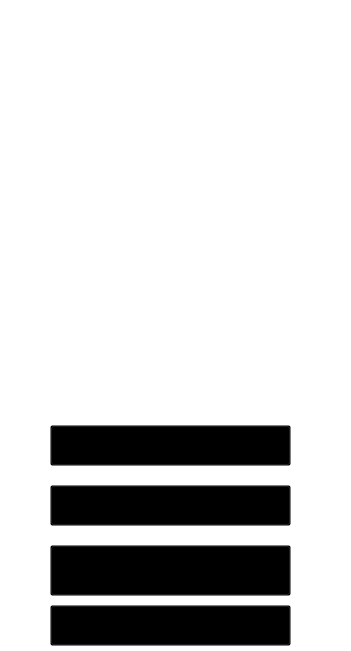
   <widget class="QFrame" name="frame_7">
    <property name="geometry">
     <rect>
      <x>750</x>
      <y>50</y>
      <width>351</width>
      <height>651</height>
     </rect>
    </property>
    <property name="styleSheet">
     <string notr="true">background-color: transparent;</string>
    </property>
    <property name="frameShape">
     <enum>QFrame::StyledPanel</enum>
    </property>
    <property name="frameShadow">
     <enum>QFrame::Raised</enum>
    </property>
    <widget class="QListWidget" name="OutcomeList">
     <property name="geometry">
      <rect>
       <x>0</x>
       <y>250</y>
       <width>175</width>
       <height>145</height>
      </rect>
     </property>
     <property name="styleSheet">
      <string notr="true">background-color: transparent;
font: 10pt &quot;Lucida Calligraphy&quot;;
color: rgb(255, 0, 0);</string>
     </property>
     <property name="editTriggers">
      <set>QAbstractItemView::NoEditTriggers</set>
     </property>
     <property name="selectionMode">
      <enum>QAbstractItemView::NoSelection</enum>
     </property>
    </widget>
    <widget class="QListWidget" name="IncomeList">
     <property name="geometry">
      <rect>
       <x>175</x>
       <y>250</y>
       <width>175</width>
       <height>145</height>
      </rect>
     </property>
     <property name="styleSheet">
      <string notr="true">background-color: transparent;
font: 10pt &quot;Lucida Calligraphy&quot;;
color:rgb(0, 170, 0);</string>
     </property>
     <property name="editTriggers">
      <set>QAbstractItemView::NoEditTriggers</set>
     </property>
     <property name="selectionMode">
      <enum>QAbstractItemView::NoSelection</enum>
     </property>
    </widget>
    <widget class="QFrame" name="SlidingFrame">
     <property name="geometry">
      <rect>
       <x>0</x>
       <y>395</y>
       <width>351</width>
       <height>251</height>
      </rect>
     </property>
     <property name="frameShape">
      <enum>QFrame::StyledPanel</enum>
     </property>
     <property name="frameShadow">
      <enum>QFrame::Raised</enum>
     </property>
     <widget class="QPushButton" name="HousingSlider">
      <property name="geometry">
       <rect>
        <x>50</x>
        <y>30</y>
        <width>241</width>
        <height>41</height>
       </rect>
      </property>
      <property name="styleSheet">
       <string notr="true">font: 15pt &quot; Monotype Corsiva&quot;;
background-color:transparent;</string>
      </property>
      <property name="text">
       <string>Housing</string>
      </property>
      <property name="icon">
       <iconset resource="Resources.qrc">
        <normaloff>:/Icons/Icons/Artdesigner-Urban-Stories-House.ico</normaloff>:/Icons/Icons/Artdesigner-Urban-Stories-House.ico</iconset>
      </property>
      <property name="iconSize">
       <size>
        <width>48</width>
        <height>48</height>
       </size>
      </property>
     </widget>
     <widget class="QPushButton" name="TransportationSlider">
      <property name="geometry">
       <rect>
        <x>50</x>
        <y>90</y>
        <width>241</width>
        <height>41</height>
       </rect>
      </property>
      <property name="styleSheet">
       <string notr="true">font: 15pt &quot; Monotype Corsiva&quot;;
background-color:transparent;</string>
      </property>
      <property name="text">
       <string>Transportation</string>
      </property>
      <property name="icon">
       <iconset resource="Resources.qrc">
        <normaloff>:/Icons/Icons/Cemagraphics-Classic-Cars-Bmw-mini.ico</normaloff>:/Icons/Icons/Cemagraphics-Classic-Cars-Bmw-mini.ico</iconset>
      </property>
      <property name="iconSize">
       <size>
        <width>48</width>
        <height>48</height>
       </size>
      </property>
     </widget>
     <widget class="QPushButton" name="FoodSlider">
      <property name="geometry">
       <rect>
        <x>50</x>
        <y>150</y>
        <width>241</width>
        <height>51</height>
       </rect>
      </property>
      <property name="styleSheet">
       <string notr="true">font: 15pt &quot; Monotype Corsiva&quot;;
background-color:transparent;</string>
      </property>
      <property name="text">
       <string>Food</string>
      </property>
      <property name="icon">
       <iconset resource="Resources.qrc">
        <normaloff>:/Icons/Icons/Pixelkit-Tasty-Bites-Hamburger.ico</normaloff>:/Icons/Icons/Pixelkit-Tasty-Bites-Hamburger.ico</iconset>
      </property>
      <property name="iconSize">
       <size>
        <width>48</width>
        <height>48</height>
       </size>
      </property>
     </widget>
     <widget class="QPushButton" name="ClothesSlider">
      <property name="geometry">
       <rect>
        <x>50</x>
        <y>210</y>
        <width>241</width>
        <height>41</height>
       </rect>
      </property>
      <property name="styleSheet">
       <string notr="true">font: 15pt &quot; Monotype Corsiva&quot;;
background-color:transparent;</string>
      </property>
      <property name="text">
       <string>Clothes</string>
      </property>
      <property name="icon">
       <iconset resource="Resources.qrc">
        <normaloff>:/Icons/Icons/Nendomatt-Apple-Louvre-Apple-Store-Tshirt.ico</normaloff>:/Icons/Icons/Nendomatt-Apple-Louvre-Apple-Store-Tshirt.ico</iconset>
      </property>
      <property name="iconSize">
       <size>
        <width>48</width>
        <height>48</height>
       </size>
      </property>
     </widget>
     <widget class="QPushButton" name="BillsSlider">
      <property name="geometry">
       <rect>
        <x>50</x>
        <y>330</y>
        <width>241</width>
        <height>51</height>
       </rect>
      </property>
      <property name="styleSheet">
       <string notr="true">font: 15pt &quot; Monotype Corsiva&quot;;
background-color:transparent;</string>
      </property>
      <property name="text">
       <string>Bills</string>
      </property>
      <property name="icon">
       <iconset resource="Resources.qrc">
        <normaloff>:/Icons/Icons/Paomedia-Small-N-Flat-Lightning.ico</normaloff>:/Icons/Icons/Paomedia-Small-N-Flat-Lightning.ico</iconset>
      </property>
      <property name="iconSize">
       <size>
        <width>48</width>
        <height>48</height>
       </size>
      </property>
     </widget>
     <widget class="QPushButton" name="OtherSlider">
      <property name="geometry">
       <rect>
        <x>50</x>
        <y>450</y>
        <width>241</width>
        <height>51</height>
       </rect>
      </property>
      <property name="styleSheet">
       <string notr="true">font: 15pt &quot; Monotype Corsiva&quot;;
background-color:transparent;</string>
      </property>
      <property name="text">
       <string>Other</string>
      </property>
      <property name="icon">
       <iconset resource="Resources.qrc">
        <normaloff>:/Icons/Icons/question-mark-64.ico</normaloff>:/Icons/Icons/question-mark-64.ico</iconset>
      </property>
      <property name="iconSize">
       <size>
        <width>48</width>
        <height>48</height>
       </size>
      </property>
     </widget>
     <widget class="QPushButton" name="HealthSlider">
      <property name="geometry">
       <rect>
        <x>50</x>
        <y>390</y>
        <width>241</width>
        <height>51</height>
       </rect>
      </property>
      <property name="styleSheet">
       <string notr="true">font: 15pt &quot; Monotype Corsiva&quot;;
background-color:transparent;</string>
      </property>
      <property name="text">
       <string>Health</string>
      </property>
      <property name="icon">
       <iconset resource="Resources.qrc">
        <normaloff>:/Icons/Icons/Aha-Soft-3d-Social-Plus.ico</normaloff>:/Icons/Icons/Aha-Soft-3d-Social-Plus.ico</iconset>
      </property>
      <property name="iconSize">
       <size>
        <width>48</width>
        <height>48</height>
       </size>
      </property>
     </widget>
     <widget class="QPushButton" name="EntertainmentSlider">
      <property name="geometry">
       <rect>
        <x>50</x>
        <y>270</y>
        <width>241</width>
        <height>41</height>
       </rect>
      </property>
      <property name="styleSheet">
       <string notr="true">font: 15pt &quot; Monotype Corsiva&quot;;
background-color:transparent;</string>
      </property>
      <property name="text">
       <string>Entertainment</string>
      </property>
      <property name="icon">
       <iconset resource="Resources.qrc">
        <normaloff>:/Icons/Icons/Miniartx-Drinks-Cocktail-Tequila-Sunrise.ico</normaloff>:/Icons/Icons/Miniartx-Drinks-Cocktail-Tequila-Sunrise.ico</iconset>
      </property>
      <property name="iconSize">
       <size>
        <width>48</width>
        <height>48</height>
       </size>
      </property>
     </widget>
    </widget>
   </widget>
